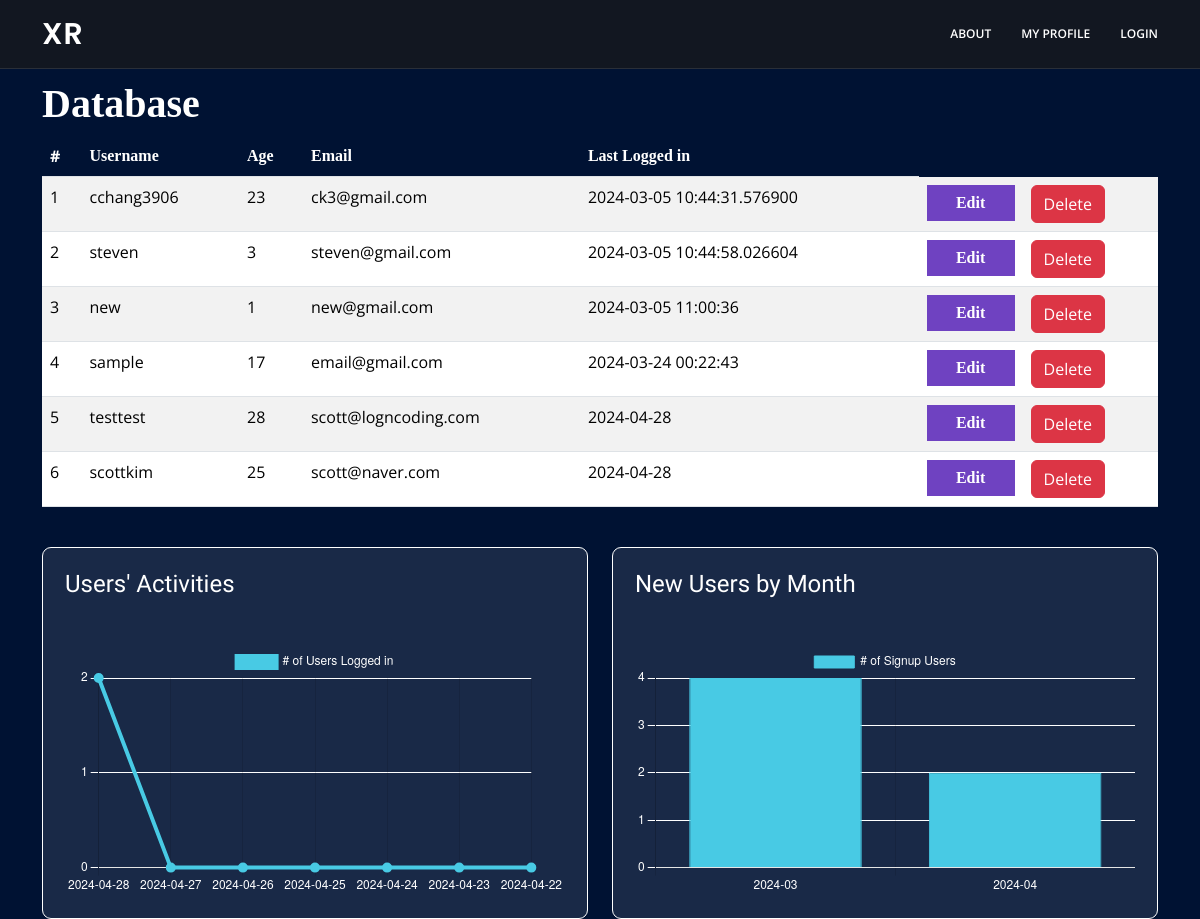
/database1, run on an earlier commit of the app's database.
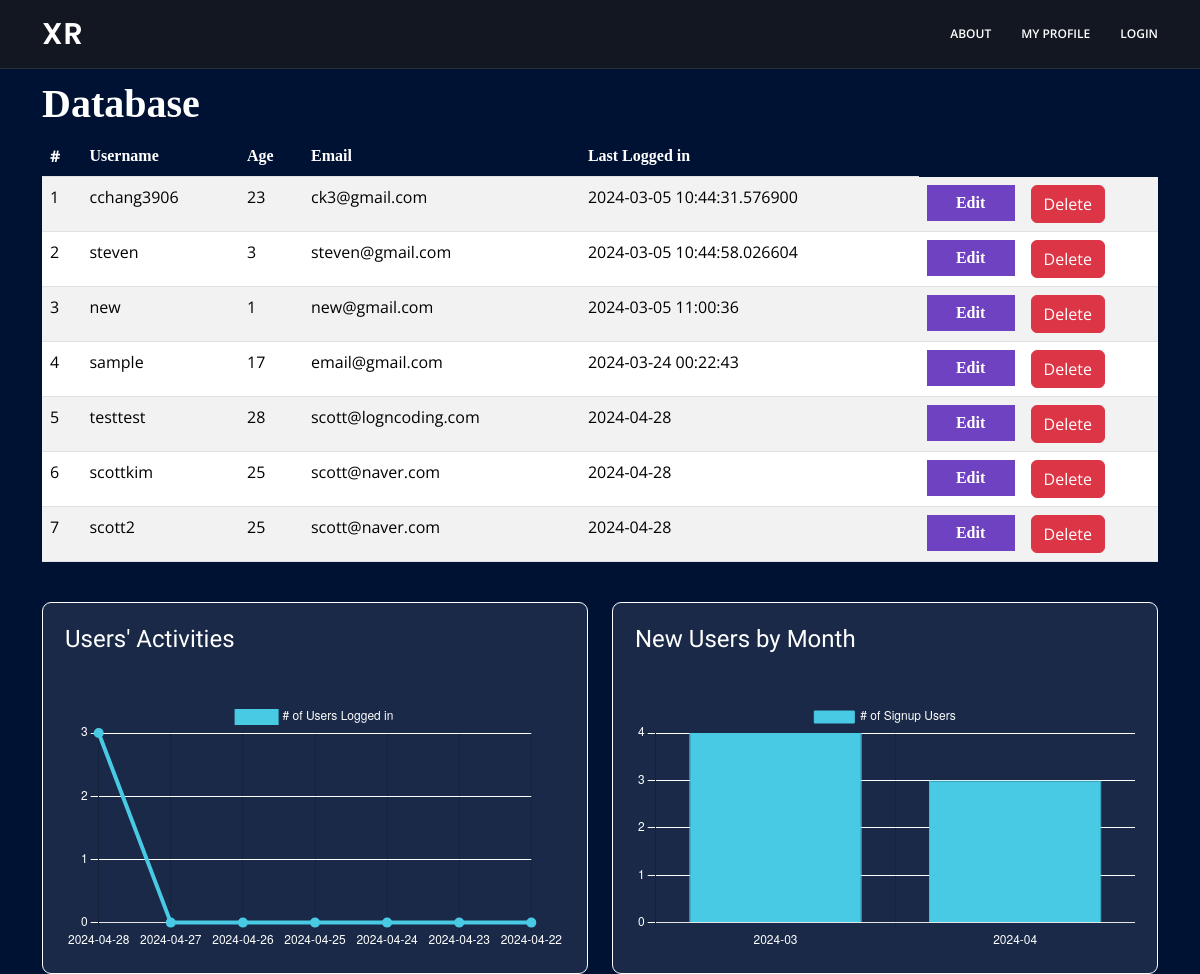
And on a later commit of the database.
### tables this page shows
CREATE TABLE "users_table" (
	"username"	TEXT,
	"password"	TEXT,
	"age"	INT,
	"email"	TEXT,
	"logindate"	TEXT,
	"signdate"	TEXT,
	"country"	TEXT,
	"MBTI"	TEXT,
	"description"	TEXT
, "sentiment"	INTEGER);

### app.py (the view)
@app.route("/database1")
def database1():
    isAdmin = False
    isLogin = False
    if "username" in session:
        isLogin = True
        if session["username"] == "testtest":
            isAdmin = True
    connector = sqlite3.connect("hw.db")
    cursor = connector.cursor()
    command = "SELECT username, age, email, country, mbti, description, logindate FROM users_table"
    cursor.execute(command)
    users = cursor.fetchall()
    users_index = [i for i in range(1, len(users)+1)]
    users_username = []
    users_age = []
    users_email = []
    users_country = []
    users_mbti = []
    users_description = []
    users_logindate = []
    loginCounts = []
    loginPeriod = []
    for user in users:
        users_username.append(user[0])
        users_age.append(user[1])
        users_email.append(user[2])
        users_country.append(user[3])
        users_mbti.append(user[4])
        users_description.append(user[5])
        users_logindate.append(user[6])
    connector.commit()
    connector.close()
    connector2 = sqlite3.connect("hw.db")
    cursor2 = connector2.cursor()
    for i in range(7):
        command2 = "SELECT COUNT(*) FROM loginCounts WHERE logindate = ?"
        d = datetime.now().date() - timedelta(days=i)
        d = d.strftime("%Y-%m-%d")
        cursor2.execute(command2, (d,))
        loginCounts.append(cursor2.fetchall())
        loginPeriod.append(d)
    counts = [count[0] for count in loginCounts]
    counts = [count[0] for count in counts]
    print(loginPeriod)
    signup_counts = {}
    for user in users:
        signup_month = user[6].split("-")[0] + "-" + user[6].split("-")[1]
        if signup_month in signup_counts:
            signup_counts[signup_month] += 1
        else:
            signup_counts[signup_month] = 1
    signup_period = list(signup_counts.keys())
    signup_count = list(signup_counts.values())
    connector.close()
    connector2.close()
    return render_template("database1.html", isAdmin=isAdmin, active_page = "database", isLogin = isLogin, num_users = len(users), indices = users_index, usernames = users_username, ages = users_age, emails = users_email, country = users_country, mbti = users_mbti, description = users_description, logindates = users_logindate, loginCount = counts, loginPeriod = loginPeriod, signupCount=signup_count, signupPeriod=signup_period)

### templates/database1.html (shortened to what this page needs)
    {% extends "nav.html" %}
    {% block database %}
<body class="bg-indigo">
    <div class = "container navmargin">
        <h1 class="white merriweather-bold">Database</h1>
        <div class="table-responsive">
            <table class="table table-striped">
                <thead>
                    <tr>
                        <th scope="col">#</th>
                        <th scope="col" class="merriweather-bold">Username</th>
                        <th scope="col" class="merriweather-bold">Age</th>
                        <th scope="col" class="merriweather-bold">Email</th>
                        <th scope="col" class="merriweather-bold">Last Logged in</th>
                    </tr>
                </thead>
                <tbody>
                    {% for user in range(num_users) %}
                    <tr>
                        <td  class="merriweather"> {{indices[user]}}</td>
                        <td class="merriweather"> {{usernames[user]}}</td>
                        <td class="merriweather"> {{ages[user]}}</td>
                        <td class="merriweather"> {{emails[user]}}</td>
                        <td class="merriweather"> {{logindates[user]}}</td>
                        <td>
                            <button class="btn btn-primary edit-data" data-id="{{usernames[user]}}" data-bs-toggle="modal" data-bs-target="#editUserModal">Edit</button>
                        </td>
                        <td>
                            <button class="btn btn-danger delete-data" data-id="{{usernames[user]}}">Delete</button>
                        </td>
                    </tr>
                    {% endfor %}
                </tbody>
            </table>
        </div>
    </div>
    <div class="container">
        <div class="row">
            <div class="col-md-6">
                <div class="user-chart mt-4">
                    <h4>Users' Activities</h4>
                    <canvas class="mt-5" id="barChart"></canvas>
                </div>
            </div>
                        <div class="col-md-6">
                <div class="user-chart mt-4">
                    <h4>New Users by Month</h4>
                    <canvas class="mt-5" id="barChart2"></canvas>
                </div>
            </div>
        </div>
    </div>
</body>
    {% endblock %}

### templates/nav.html (shortened to what this page needs)
<!DOCTYPE html>
<html lang="en">
<head>
  <link href="../static/assets/vendor/animate.css/animate.min.css" rel="stylesheet">
  <link href="../static/assets/vendor/bootstrap/css/bootstrap.min.css" rel="stylesheet">
  <link href="../static/assets/vendor/bootstrap-icons/bootstrap-icons.css" rel="stylesheet">
  <link href="../static/assets/vendor/boxicons/css/boxicons.min.css" rel="stylesheet">
  <link href="../static/assets/vendor/glightbox/css/glightbox.min.css" rel="stylesheet">
  <link href="../static/assets/vendor/remixicon/remixicon.css" rel="stylesheet">
  <link href="../static/assets/vendor/swiper/swiper-bundle.min.css" rel="stylesheet">
  <link href="https://unpkg.com/aos@2.3.1/dist/aos.css" rel="stylesheet">
  <link href="../static/css/styles.css" rel="stylesheet">
  <link rel="stylesheet" href="https://cdnjs.cloudflare.com/ajax/libs/font-awesome/6.5.2/css/all.min.css" />
</head>
<body>
  <header id="header" class="fixed-top header-inner-pages">
    <div class="container d-flex align-items-center justify-content-between">
      <h1 class="logo"><a href="{{url_for('index')}}">XR</a></h1>
      <nav id="navbar" class="navbar">
        <ul>
          <li><a class="nav-link scrollto" href="{{url_for('index')}}#about">About</a></li>
          <li><a class="nav-link  scrollto {%if active_page == 'myprofile'%}active{%endif%}" href="{{url_for('myprofile')}}">My Profile</a></li>
          {% if isLogin == True %}
            <li><a class="nav-link scrollto" href="{{url_for('logout')}}">Logout</a></li>
          {% else %}
          <li><a class="nav-link scrollto" href="{{url_for('login')}}">Login</a></li>
          {% endif %}
        </ul>
      </nav>
    </div>
  </header>
  {% block database %}
  {% endblock %}
</body>
</html>

### static/css/styles.css (style rules this page uses)
body { font-family: "Open Sans", sans-serif; color: white; }
a { color: #428bca; text-decoration: none; }
h1, h2, h3, h4, h5, h6 { font-family: "Raleway", sans-serif; }
#header { transition: all 0.5s; z-index: 997; padding: 15px 0; border-bottom: 1px solid rgba(255, 255, 255, 0.1); }
#header.header-scrolled, #header.header-inner-pages { background: rgba(23, 26, 29, 0.8); }
#header .logo { font-size: 30px; margin: 0; padding: 0; line-height: 1; font-weight: 600; letter-spacing: 1px; font-family: "Poppins", sans-serif; }
#header .logo a { color: #fff; }
.navbar { padding: 0; }
.navbar ul { margin: 0; padding: 0; display: flex; list-style: none; align-items: center; }
.navbar li { position: relative; }
.navbar a, .navbar a:focus { display: flex; align-items: center; justify-content: space-between; padding: 10px 0 10px 30px; text-transform: uppercase; font-size: 12px; font-weight: 600; color: #fff; white-space: nowrap; transition: 0.3s; }
body { background-color: #001233 !important; }
.container .btn-primary { background-color: #6f42c1; width: 100%; font-family: "Merriweather", serif; font-weight: 900; font-style: normal; border-radius: 0px; }
.white { color: #ffffff; }
.merriweather-bold { font-family: "Merriweather", serif; font-weight: 900; font-style: normal; }
.user-chart { background-color: rgba(243, 243, 243, 0.1); border: 1.5px solid white; border-radius: 9px; padding: 22px 22px; }
.table th { background-color: #001233; color: white; }
tbody tr:nth-child(odd) { background-color: #EEEBFC; }
tbody tr:nth-child(even) { background-color: #F9F8FF; }
.edit-data { border: none; }
.navmargin { margin-top: 80px; }

What changed in the data, as far as the page shows it:
added users_table: username "scott2", email "scott@naver.com", logindate "2024-04-28"
Also different on the page:
chart data {{ loginCount | tojson | safe }}: [2, 0, 0, 0, 0, 0, 0] → [3, 0, 0, 0, 0, 0, 0]
chart data {{ signupCount | tojson | safe }}: [4, 2] → [4, 3]
new list line: "7 25 Edit Delete"
